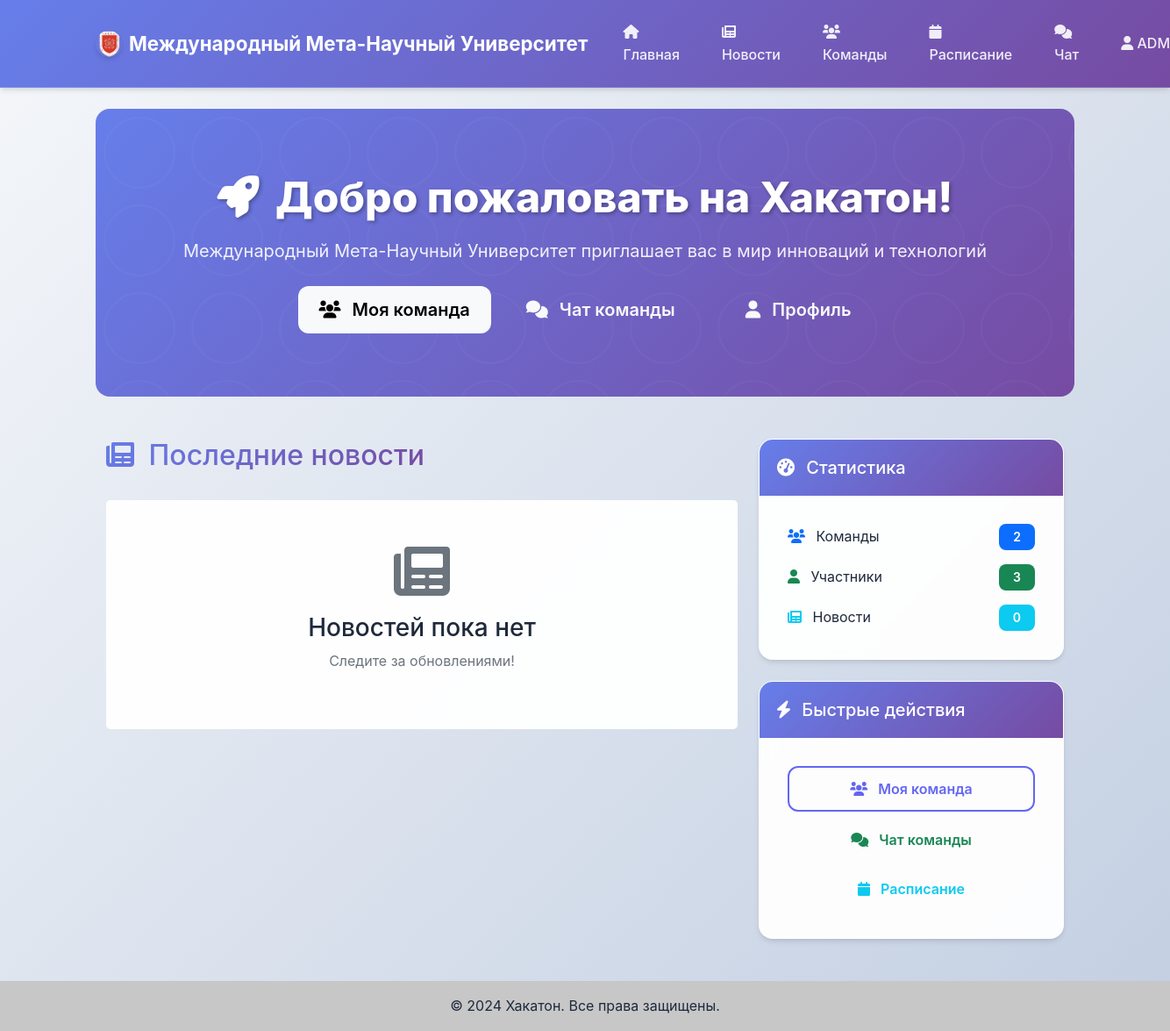
The app's page / (signed in), older data.
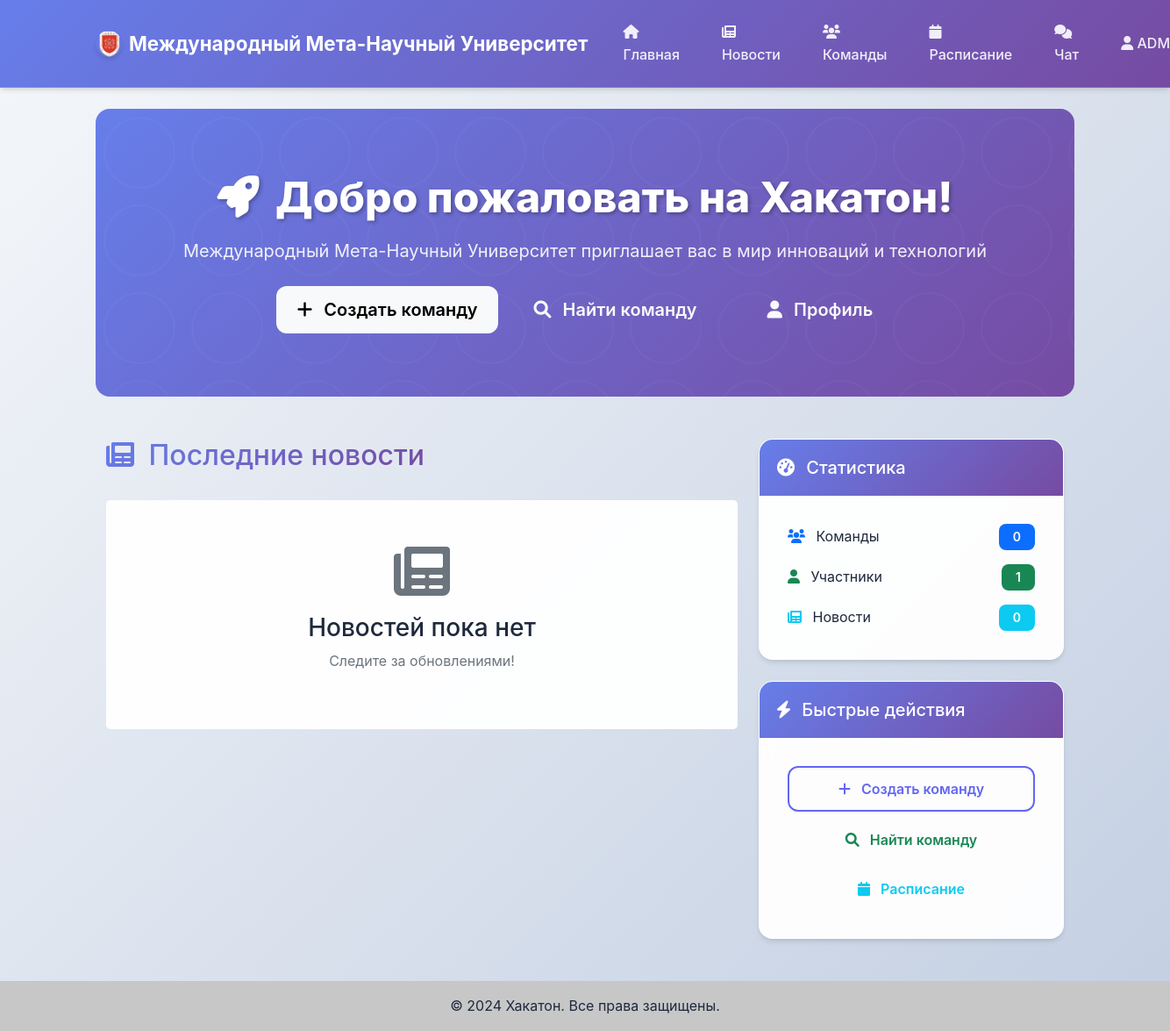
The same page, newer data.
### news/views.py (the view)
# urls.py: path('', views.HomeView.as_view(), name='home'),
class HomeView(ListView):
    model = News
    template_name = 'news/home.html'
    context_object_name = 'news_list'
    paginate_by = 5
    def get_queryset(self):
        return News.objects.filter(is_published=True).select_related('author')
    def get_context_data(self, **kwargs):
        context = super().get_context_data(**kwargs)
        from django.db.models import Count
        from teams.models import Team
        from accounts.models import User
        context['teams_count'] = Team.objects.filter(is_active=True).count()
        context['users_count'] = User.objects.filter(role='participant').count()
        context['news_count'] = News.objects.filter(is_published=True).count()
        return context

### templates/news/home.html (shortened to what the changed rows need)
{% extends 'base.html' %}
{% load static %}
{% block content %}
<div class="hero-section text-center py-5">
    <div class="container py-4">
        <h1 class="hero-title mb-3">
            <i class="fas fa-rocket me-2"></i>
            Добро пожаловать на Хакатон!
        </h1>
        {% if not user.is_authenticated %}
            <div class="fade-in-up d-flex flex-column flex-md-row justify-content-center align-items-center gap-3">
                <a href="{% url 'accounts:register' %}" class="btn btn-light btn-lg hover-lift px-4">
                    <i class="fas fa-user-plus me-2"></i> Регистрация
                </a>
                <a href="{% url 'accounts:login' %}" class="btn btn-outline-light btn-lg hover-lift px-4">
                    <i class="fas fa-sign-in-alt me-2"></i> Войти
                </a>
            </div>
        {% else %}
            <div class="fade-in-up d-flex flex-column flex-md-row justify-content-center align-items-center flex-wrap gap-3">
                {% if not user.team %}
                    <a href="{% url 'teams:create' %}" class="btn btn-light btn-lg hover-lift px-4">
                        <i class="fas fa-plus me-2"></i> Создать команду
                    </a>
                    <a href="{% url 'teams:list' %}" class="btn btn-outline-light btn-lg hover-lift px-4">
                        <i class="fas fa-search me-2"></i> Найти команду
                    </a>
                {% else %}
                    <a href="{% url 'teams:detail' user.team.pk %}" class="btn btn-light btn-lg hover-lift px-4">
                        <i class="fas fa-users me-2"></i> Моя команда
                    </a>
                    <a href="{% url 'chat:team_chat' user.team.pk %}" class="btn btn-outline-light btn-lg hover-lift px-4">
                        <i class="fas fa-comments me-2"></i> Чат команды
                    </a>
                {% endif %}
                <a href="{% url 'accounts:profile' %}" class="btn btn-outline-light btn-lg hover-lift px-4 ms-md-3">
                    <i class="fas fa-user me-2"></i> Профиль
                </a>
            </div>
        {% endif %}
    </div>
</div>
<div class="container">
    <div class="row">
        <div class="col-lg-8">
            <div class="d-flex justify-content-between align-items-center mb-4">
                <h2 class="gradient-text">
                    <i class="fas fa-newspaper me-2"></i> Последние новости
                </h2>
            </div>
        </div>
        <div class="col-lg-4">
            <div class="card mb-4 glass-effect fade-in-up">
                <div class="card-body">
                    <div class="d-flex justify-content-between align-items-center mb-3">
                        <span><i class="fas fa-users text-primary me-2"></i> Команды</span>
                        <span class="badge bg-primary">{{ teams_count }}</span>
                    </div>
                    <div class="d-flex justify-content-between align-items-center mb-3">
                        <span><i class="fas fa-user text-success me-2"></i> Участники</span>
                        <span class="badge bg-success">{{ users_count }}</span>
                    </div>
                </div>
            </div>
            {% if user.is_authenticated %}
                <div class="card glass-effect fade-in-up">
                    <div class="card-body">
                        <div class="d-grid gap-2">
                            {% if not user.team %}
                                <a href="{% url 'teams:create' %}" class="btn btn-outline-primary hover-lift">
                                    <i class="fas fa-plus me-2"></i> Создать команду
                                </a>
                                <a href="{% url 'teams:list' %}" class="btn btn-outline-success hover-lift">
                                    <i class="fas fa-search me-2"></i> Найти команду
                                </a>
                            {% else %}
                                <a href="{% url 'teams:detail' user.team.pk %}" class="btn btn-outline-primary hover-lift">
                                    <i class="fas fa-users me-2"></i> Моя команда
                                </a>
                                <a href="{% url 'chat:team_chat' user.team.pk %}" class="btn btn-outline-success hover-lift">
                                    <i class="fas fa-comments me-2"></i> Чат команды
                                </a>
                            {% endif %}
                            <a href="{% url 'news:schedule' %}" class="btn btn-outline-info hover-lift">
                                <i class="fas fa-calendar me-2"></i> Расписание
                            </a>
                        </div>
                    </div>
                </div>
            {% endif %}
        </div>
    </div>
</div>
{% endblock %}

Row changes from the older to the newer data that the page shows:
changed User "ADMIN": team_id 3 → empty (drawn)
Text that changed along with them:
{{ teams_count }}: "2" → "0"
{{ users_count }}: "3" → "1"
text no longer shown: "Моя команда Чат команды Моя команда Чат команды"
text now shown: "Создать команду Найти команду Создать команду Найти команду"
